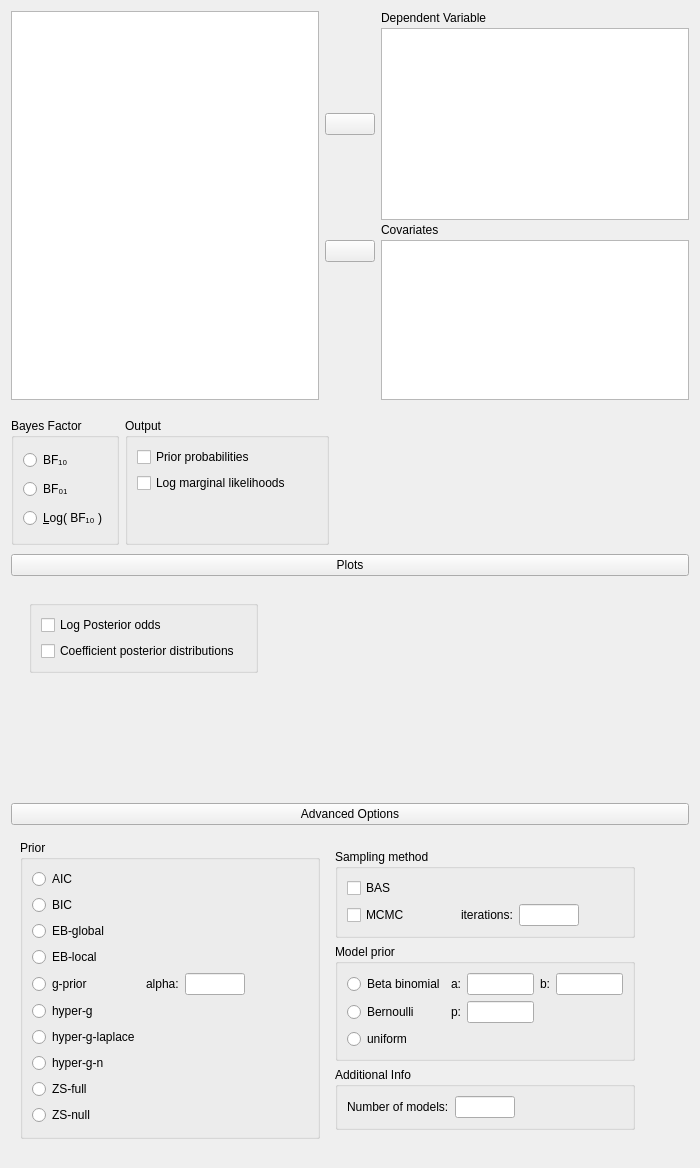
<?xml version="1.0" encoding="UTF-8"?>
<ui version="4.0">
 <class>BASRegressionLinearLinkForm</class>
 <widget class="QWidget" name="BASRegressionLinearLinkForm">
  <property name="geometry">
   <rect>
    <x>0</x>
    <y>0</y>
    <width>700</width>
    <height>1168</height>
   </rect>
  </property>
  <property name="sizePolicy">
   <sizepolicy hsizetype="Fixed" vsizetype="Preferred">
    <horstretch>0</horstretch>
    <verstretch>0</verstretch>
   </sizepolicy>
  </property>
  <property name="windowTitle">
   <string>Form</string>
  </property>
  <layout class="QGridLayout" name="gridLayout">
   <property name="verticalSpacing">
    <number>0</number>
   </property>
   <item row="2" column="0">
    <widget class="QWidget" name="widget_11" native="true">
     <layout class="QGridLayout" name="gridLayout_6">
      <property name="leftMargin">
       <number>0</number>
      </property>
      <property name="topMargin">
       <number>0</number>
      </property>
      <property name="rightMargin">
       <number>0</number>
      </property>
      <property name="bottomMargin">
       <number>0</number>
      </property>
      <property name="verticalSpacing">
       <number>0</number>
      </property>
      <item row="0" column="0">
       <widget class="QWidget" name="widget_10" native="true">
        <property name="sizePolicy">
         <sizepolicy hsizetype="Preferred" vsizetype="Preferred">
          <horstretch>0</horstretch>
          <verstretch>0</verstretch>
         </sizepolicy>
        </property>
        <layout class="QGridLayout" name="gridLayout_5">
         <property name="leftMargin">
          <number>0</number>
         </property>
         <property name="rightMargin">
          <number>0</number>
         </property>
         <property name="bottomMargin">
          <number>3</number>
         </property>
         <item row="0" column="0">
          <widget class="ExpanderButton" name="expanderModel">
           <property name="enabled">
            <bool>true</bool>
           </property>
           <property name="text">
            <string>Plots</string>
           </property>
          </widget>
         </item>
         <item row="1" column="0">
          <widget class="QWidget" name="plotOptions" native="true">
           <layout class="QGridLayout" name="gridLayout_15">
            <item row="0" column="1">
             <spacer name="horizontalSpacer_2">
              <property name="orientation">
               <enum>Qt::Horizontal</enum>
              </property>
              <property name="sizeHint" stdset="0">
               <size>
                <width>40</width>
                <height>20</height>
               </size>
              </property>
             </spacer>
            </item>
            <item row="0" column="0">
             <widget class="QWidget" name="widget_3" native="true">
              <layout class="QVBoxLayout" name="verticalLayout_2">
               <item>
                <widget class="GroupBox" name="groupBox_4">
                 <property name="title">
                  <string/>
                 </property>
                 <layout class="QGridLayout" name="gridLayout_10">
                  <item row="0" column="0" colspan="2">
                   <widget class="BoundCheckBox" name="plotLogPosteriorOdds">
                    <property name="text">
                     <string>Log Posterior odds</string>
                    </property>
                   </widget>
                  </item>
                  <item row="1" column="0">
                   <widget class="BoundCheckBox" name="plotCoefficientsPosterior">
                    <property name="text">
                     <string>Coefficient posterior distributions</string>
                    </property>
                   </widget>
                  </item>
                 </layout>
                </widget>
               </item>
              </layout>
             </widget>
            </item>
            <item row="1" column="0">
             <spacer name="verticalSpacer">
              <property name="orientation">
               <enum>Qt::Vertical</enum>
              </property>
              <property name="sizeHint" stdset="0">
               <size>
                <width>20</width>
                <height>40</height>
               </size>
              </property>
             </spacer>
            </item>
           </layout>
          </widget>
         </item>
        </layout>
       </widget>
      </item>
     </layout>
    </widget>
   </item>
   <item row="0" column="0">
    <widget class="QWidget" name="topWidget" native="true">
     <property name="sizePolicy">
      <sizepolicy hsizetype="Preferred" vsizetype="Fixed">
       <horstretch>0</horstretch>
       <verstretch>0</verstretch>
      </sizepolicy>
     </property>
     <layout class="QGridLayout" name="gridLayout_3">
      <property name="leftMargin">
       <number>0</number>
      </property>
      <property name="topMargin">
       <number>0</number>
      </property>
      <property name="rightMargin">
       <number>0</number>
      </property>
      <property name="verticalSpacing">
       <number>3</number>
      </property>
      <item row="2" column="2">
       <widget class="QLabel" name="label_4">
        <property name="sizePolicy">
         <sizepolicy hsizetype="Fixed" vsizetype="Fixed">
          <horstretch>0</horstretch>
          <verstretch>0</verstretch>
         </sizepolicy>
        </property>
        <property name="text">
         <string>Covariates</string>
        </property>
       </widget>
      </item>
      <item row="3" column="1">
       <widget class="AssignButton" name="buttonAssignCovariates">
        <property name="sizePolicy">
         <sizepolicy hsizetype="Fixed" vsizetype="Fixed">
          <horstretch>0</horstretch>
          <verstretch>0</verstretch>
         </sizepolicy>
        </property>
        <property name="minimumSize">
         <size>
          <width>50</width>
          <height>0</height>
         </size>
        </property>
        <property name="maximumSize">
         <size>
          <width>50</width>
          <height>16777215</height>
         </size>
        </property>
        <property name="text">
         <string/>
        </property>
       </widget>
      </item>
      <item row="1" column="1">
       <widget class="AssignButton" name="buttonAssignDependent">
        <property name="sizePolicy">
         <sizepolicy hsizetype="Fixed" vsizetype="Fixed">
          <horstretch>0</horstretch>
          <verstretch>0</verstretch>
         </sizepolicy>
        </property>
        <property name="minimumSize">
         <size>
          <width>50</width>
          <height>0</height>
         </size>
        </property>
        <property name="maximumSize">
         <size>
          <width>50</width>
          <height>16777215</height>
         </size>
        </property>
        <property name="text">
         <string/>
        </property>
       </widget>
      </item>
      <item row="0" column="2">
       <widget class="QLabel" name="label">
        <property name="text">
         <string>Dependent Variable</string>
        </property>
       </widget>
      </item>
      <item row="1" column="2">
       <widget class="boundSingleItemView" name="dependent">
        <property name="sizePolicy">
         <sizepolicy hsizetype="Expanding" vsizetype="Fixed">
          <horstretch>0</horstretch>
          <verstretch>0</verstretch>
         </sizepolicy>
        </property>
        <property name="minimumSize">
         <size>
          <width>0</width>
          <height>0</height>
         </size>
        </property>
        <property name="maximumSize">
         <size>
          <width>16777215</width>
          <height>16777215</height>
         </size>
        </property>
        <property name="selectionMode">
         <enum>QAbstractItemView::ExtendedSelection</enum>
        </property>
       </widget>
      </item>
      <item row="4" column="1">
       <spacer name="verticalSpacer_3">
        <property name="orientation">
         <enum>Qt::Vertical</enum>
        </property>
        <property name="sizeType">
         <enum>QSizePolicy::Expanding</enum>
        </property>
        <property name="sizeHint" stdset="0">
         <size>
          <width>20</width>
          <height>0</height>
         </size>
        </property>
       </spacer>
      </item>
      <item row="3" column="2" rowspan="2">
       <widget class="BoundListView" name="covariates">
        <property name="sizePolicy">
         <sizepolicy hsizetype="Expanding" vsizetype="Fixed">
          <horstretch>0</horstretch>
          <verstretch>1</verstretch>
         </sizepolicy>
        </property>
        <property name="minimumSize">
         <size>
          <width>0</width>
          <height>160</height>
         </size>
        </property>
        <property name="maximumSize">
         <size>
          <width>16777215</width>
          <height>160</height>
         </size>
        </property>
        <property name="selectionMode">
         <enum>QAbstractItemView::ExtendedSelection</enum>
        </property>
       </widget>
      </item>
      <item row="0" column="0" rowspan="5">
       <widget class="AvailableFieldsListView" name="listAvailableFields">
        <property name="sizePolicy">
         <sizepolicy hsizetype="Expanding" vsizetype="Preferred">
          <horstretch>0</horstretch>
          <verstretch>0</verstretch>
         </sizepolicy>
        </property>
        <property name="minimumSize">
         <size>
          <width>0</width>
          <height>0</height>
         </size>
        </property>
        <property name="selectionMode">
         <enum>QAbstractItemView::ExtendedSelection</enum>
        </property>
       </widget>
      </item>
     </layout>
    </widget>
   </item>
   <item row="1" column="0">
    <widget class="QWidget" name="widget_12" native="true">
     <property name="sizePolicy">
      <sizepolicy hsizetype="Fixed" vsizetype="Fixed">
       <horstretch>0</horstretch>
       <verstretch>0</verstretch>
      </sizepolicy>
     </property>
     <layout class="QGridLayout" name="gridLayout_4">
      <property name="leftMargin">
       <number>0</number>
      </property>
      <property name="rightMargin">
       <number>0</number>
      </property>
      <property name="bottomMargin">
       <number>0</number>
      </property>
      <item row="0" column="0">
       <widget class="BoundGroupBox" name="bayesFactorType">
        <property name="title">
         <string>Bayes Factor</string>
        </property>
        <property name="flat">
         <bool>false</bool>
        </property>
        <layout class="QGridLayout" name="gridLayout_13">
         <item row="1" column="0">
          <widget class="QRadioButton" name="_2">
           <property name="text">
            <string>BF₀₁</string>
           </property>
          </widget>
         </item>
         <item row="0" column="0">
          <widget class="QRadioButton" name="_1">
           <property name="text">
            <string>BF₁₀</string>
           </property>
          </widget>
         </item>
         <item row="2" column="0">
          <widget class="QRadioButton" name="_3">
           <property name="text">
            <string>&amp;Log( BF₁₀ )</string>
           </property>
          </widget>
         </item>
        </layout>
       </widget>
      </item>
      <item row="0" column="1">
       <widget class="GroupBox" name="groupBox_3">
        <property name="title">
         <string>Output</string>
        </property>
        <layout class="QGridLayout" name="gridLayout_8">
         <item row="0" column="0" colspan="2">
          <widget class="BoundCheckBox" name="priorprobs">
           <property name="text">
            <string>Prior probabilities</string>
           </property>
          </widget>
         </item>
         <item row="2" column="1">
          <spacer name="verticalSpacer_4">
           <property name="orientation">
            <enum>Qt::Vertical</enum>
           </property>
           <property name="sizeHint" stdset="0">
            <size>
             <width>20</width>
             <height>40</height>
            </size>
           </property>
          </spacer>
         </item>
         <item row="1" column="0">
          <widget class="BoundCheckBox" name="logmarg">
           <property name="text">
            <string>Log marginal likelihoods</string>
           </property>
          </widget>
         </item>
        </layout>
       </widget>
      </item>
     </layout>
    </widget>
   </item>
   <item row="3" column="0">
    <widget class="QWidget" name="advancedBox" native="true">
     <layout class="QGridLayout" name="gridLayout_2">
      <property name="leftMargin">
       <number>0</number>
      </property>
      <property name="topMargin">
       <number>0</number>
      </property>
      <property name="rightMargin">
       <number>0</number>
      </property>
      <item row="3" column="0" rowspan="2" colspan="2">
       <widget class="QWidget" name="advancedOptions" native="true">
        <layout class="QGridLayout" name="gridLayout_7">
         <item row="0" column="0">
          <widget class="BoundGroupBox" name="priorRegressionCoefficients">
           <property name="maximumSize">
            <size>
             <width>300</width>
             <height>16777215</height>
            </size>
           </property>
           <property name="title">
            <string>Prior</string>
           </property>
           <layout class="QGridLayout" name="gridLayout_9">
            <item row="4" column="0">
             <widget class="QRadioButton" name="g_prior">
              <property name="text">
               <string>g-prior</string>
              </property>
             </widget>
            </item>
            <item row="9" column="0">
             <widget class="QRadioButton" name="zs_null">
              <property name="text">
               <string>ZS-null</string>
              </property>
             </widget>
            </item>
            <item row="6" column="0">
             <widget class="QRadioButton" name="hyper_g_laplace">
              <property name="text">
               <string>hyper-g-laplace</string>
              </property>
             </widget>
            </item>
            <item row="7" column="0">
             <widget class="QRadioButton" name="hyper_g_n">
              <property name="text">
               <string>hyper-g-n</string>
              </property>
             </widget>
            </item>
            <item row="2" column="0">
             <widget class="QRadioButton" name="eb_global">
              <property name="text">
               <string>EB-global</string>
              </property>
             </widget>
            </item>
            <item row="3" column="0">
             <widget class="QRadioButton" name="eb_local">
              <property name="text">
               <string>EB-local</string>
              </property>
             </widget>
            </item>
            <item row="1" column="0">
             <widget class="QRadioButton" name="bic">
              <property name="text">
               <string>BIC</string>
              </property>
             </widget>
            </item>
            <item row="0" column="0">
             <widget class="QRadioButton" name="aic">
              <property name="text">
               <string>AIC</string>
              </property>
             </widget>
            </item>
            <item row="5" column="0">
             <widget class="QRadioButton" name="hyper_g">
              <property name="text">
               <string>hyper-g</string>
              </property>
             </widget>
            </item>
            <item row="8" column="0">
             <widget class="QRadioButton" name="zs_full">
              <property name="text">
               <string>ZS-full</string>
              </property>
             </widget>
            </item>
            <item row="8" column="3">
             <spacer name="horizontalSpacer">
              <property name="orientation">
               <enum>Qt::Horizontal</enum>
              </property>
              <property name="sizeHint" stdset="0">
               <size>
                <width>293</width>
                <height>20</height>
               </size>
              </property>
             </spacer>
            </item>
            <item row="4" column="2">
             <widget class="QLabel" name="label_gPriorParameter">
              <property name="text">
               <string>alpha:</string>
              </property>
             </widget>
            </item>
            <item row="4" column="1">
             <spacer name="horizontalSpacer_3">
              <property name="orientation">
               <enum>Qt::Horizontal</enum>
              </property>
              <property name="sizeHint" stdset="0">
               <size>
                <width>40</width>
                <height>20</height>
               </size>
              </property>
             </spacer>
            </item>
            <item row="4" column="3">
             <widget class="BoundTextBox" name="gPriorParameter">
              <property name="sizePolicy">
               <sizepolicy hsizetype="Fixed" vsizetype="Preferred">
                <horstretch>0</horstretch>
                <verstretch>0</verstretch>
               </sizepolicy>
              </property>
              <property name="minimumSize">
               <size>
                <width>60</width>
                <height>0</height>
               </size>
              </property>
              <property name="maximumSize">
               <size>
                <width>60</width>
                <height>16777215</height>
               </size>
              </property>
             </widget>
            </item>
           </layout>
          </widget>
         </item>
         <item row="0" column="1">
          <widget class="QWidget" name="widget" native="true">
           <layout class="QVBoxLayout" name="verticalLayout">
            <item>
             <widget class="BoundGroupBox" name="samplingMethod">
              <property name="maximumSize">
               <size>
                <width>300</width>
                <height>16777215</height>
               </size>
              </property>
              <property name="title">
               <string>Sampling method</string>
              </property>
              <layout class="QGridLayout" name="gridLayout_11">
               <item row="1" column="4">
                <spacer name="horizontalSpacer_4">
                 <property name="orientation">
                  <enum>Qt::Horizontal</enum>
                 </property>
                 <property name="sizeHint" stdset="0">
                  <size>
                   <width>40</width>
                   <height>20</height>
                  </size>
                 </property>
                </spacer>
               </item>
               <item row="0" column="0">
                <widget class="BoundCheckBox" name="BAS">
                 <property name="text">
                  <string>BAS</string>
                 </property>
                </widget>
               </item>
               <item row="1" column="2">
                <widget class="QLabel" name="label_iterationsMCMC">
                 <property name="text">
                  <string>iterations:</string>
                 </property>
                </widget>
               </item>
               <item row="1" column="0">
                <widget class="BoundCheckBox" name="MCMC">
                 <property name="text">
                  <string>MCMC</string>
                 </property>
                </widget>
               </item>
               <item row="1" column="1">
                <spacer name="horizontalSpacer_5">
                 <property name="orientation">
                  <enum>Qt::Horizontal</enum>
                 </property>
                 <property name="sizeHint" stdset="0">
                  <size>
                   <width>40</width>
                   <height>20</height>
                  </size>
                 </property>
                </spacer>
               </item>
               <item row="1" column="3">
                <widget class="BoundTextBox" name="iterationsMCMC">
                 <property name="sizePolicy">
                  <sizepolicy hsizetype="Fixed" vsizetype="Preferred">
                   <horstretch>0</horstretch>
                   <verstretch>0</verstretch>
                  </sizepolicy>
                 </property>
                 <property name="minimumSize">
                  <size>
                   <width>60</width>
                   <height>0</height>
                  </size>
                 </property>
                 <property name="maximumSize">
                  <size>
                   <width>60</width>
                   <height>16777215</height>
                  </size>
                 </property>
                </widget>
               </item>
              </layout>
             </widget>
            </item>
            <item>
             <widget class="BoundGroupBox" name="modelPrior">
              <property name="maximumSize">
               <size>
                <width>300</width>
                <height>16777215</height>
               </size>
              </property>
              <property name="title">
               <string>Model prior</string>
              </property>
              <layout class="QGridLayout" name="gridLayout_12">
               <item row="1" column="4">
                <widget class="BoundTextBox" name="betaBinomialParamB"/>
               </item>
               <item row="2" column="0">
                <widget class="QRadioButton" name="Bernoulli">
                 <property name="text">
                  <string>Bernoulli</string>
                 </property>
                </widget>
               </item>
               <item row="1" column="1">
                <widget class="QLabel" name="label_betaBinomialParamA">
                 <property name="text">
                  <string>a:</string>
                 </property>
                </widget>
               </item>
               <item row="1" column="0">
                <widget class="QRadioButton" name="betaBinomial">
                 <property name="text">
                  <string>Beta binomial</string>
                 </property>
                </widget>
               </item>
               <item row="1" column="3">
                <widget class="QLabel" name="label_betaBinomialParamB">
                 <property name="text">
                  <string>b:</string>
                 </property>
                </widget>
               </item>
               <item row="3" column="0">
                <widget class="QRadioButton" name="uniformPrior">
                 <property name="text">
                  <string>uniform</string>
                 </property>
                </widget>
               </item>
               <item row="2" column="1">
                <widget class="QLabel" name="label_bernoulliParam">
                 <property name="text">
                  <string>p:</string>
                 </property>
                </widget>
               </item>
               <item row="1" column="2">
                <widget class="BoundTextBox" name="betaBinomialParamA"/>
               </item>
               <item row="2" column="2">
                <widget class="BoundTextBox" name="bernoulliParam"/>
               </item>
               <item row="2" column="4">
                <widget class="QWidget" name="widget_2" native="true"/>
               </item>
               <item row="2" column="3">
                <widget class="QWidget" name="widget_4" native="true"/>
               </item>
              </layout>
             </widget>
            </item>
            <item>
             <widget class="BoundGroupBox" name="modelPrior_2">
              <property name="maximumSize">
               <size>
                <width>300</width>
                <height>16777215</height>
               </size>
              </property>
              <property name="title">
               <string>Additional Info</string>
              </property>
              <layout class="QGridLayout" name="gridLayout_14">
               <item row="1" column="1">
                <widget class="BoundTextBox" name="numberOfModels">
                 <property name="sizePolicy">
                  <sizepolicy hsizetype="Fixed" vsizetype="Preferred">
                   <horstretch>0</horstretch>
                   <verstretch>0</verstretch>
                  </sizepolicy>
                 </property>
                 <property name="minimumSize">
                  <size>
                   <width>60</width>
                   <height>0</height>
                  </size>
                 </property>
                 <property name="maximumSize">
                  <size>
                   <width>60</width>
                   <height>16777215</height>
                  </size>
                 </property>
                </widget>
               </item>
               <item row="1" column="0">
                <widget class="QLabel" name="label_numberOfModels">
                 <property name="text">
                  <string>Number of models:</string>
                 </property>
                </widget>
               </item>
               <item row="1" column="2">
                <spacer name="horizontalSpacer_6">
                 <property name="orientation">
                  <enum>Qt::Horizontal</enum>
                 </property>
                 <property name="sizeHint" stdset="0">
                  <size>
                   <width>40</width>
                   <height>20</height>
                  </size>
                 </property>
                </spacer>
               </item>
              </layout>
             </widget>
            </item>
           </layout>
          </widget>
         </item>
        </layout>
       </widget>
      </item>
      <item row="0" column="0" rowspan="2" colspan="2">
       <widget class="ExpanderButton" name="expanderAdvanced">
        <property name="text">
         <string>Advanced Options</string>
        </property>
       </widget>
      </item>
     </layout>
    </widget>
   </item>
  </layout>
 </widget>
 <customwidgets>
  <customwidget>
   <class>AssignButton</class>
   <extends>QPushButton</extends>
   <header>widgets/assignbutton.h</header>
  </customwidget>
  <customwidget>
   <class>AvailableFieldsListView</class>
   <extends>QListView</extends>
   <header>widgets/availablefieldslistview.h</header>
  </customwidget>
  <customwidget>
   <class>BoundListView</class>
   <extends>QListView</extends>
   <header>widgets/boundlistview.h</header>
  </customwidget>
  <customwidget>
   <class>GroupBox</class>
   <extends>QGroupBox</extends>
   <header>widgets/groupbox.h</header>
   <container>1</container>
  </customwidget>
  <customwidget>
   <class>BoundTextBox</class>
   <extends>QLineEdit</extends>
   <header>widgets/boundtextbox.h</header>
  </customwidget>
  <customwidget>
   <class>BoundGroupBox</class>
   <extends>QGroupBox</extends>
   <header>widgets/boundgroupbox.h</header>
   <container>1</container>
  </customwidget>
  <customwidget>
   <class>BoundCheckBox</class>
   <extends>QCheckBox</extends>
   <header>widgets/boundcheckbox.h</header>
  </customwidget>
  <customwidget>
   <class>boundSingleItemView</class>
   <extends>QListView</extends>
   <header>widgets/boundsingleitemview.h</header>
  </customwidget>
  <customwidget>
   <class>ExpanderButton</class>
   <extends>QPushButton</extends>
   <header>widgets/expanderbutton.h</header>
  </customwidget>
 </customwidgets>
 <resources/>
 <connections/>
</ui>
